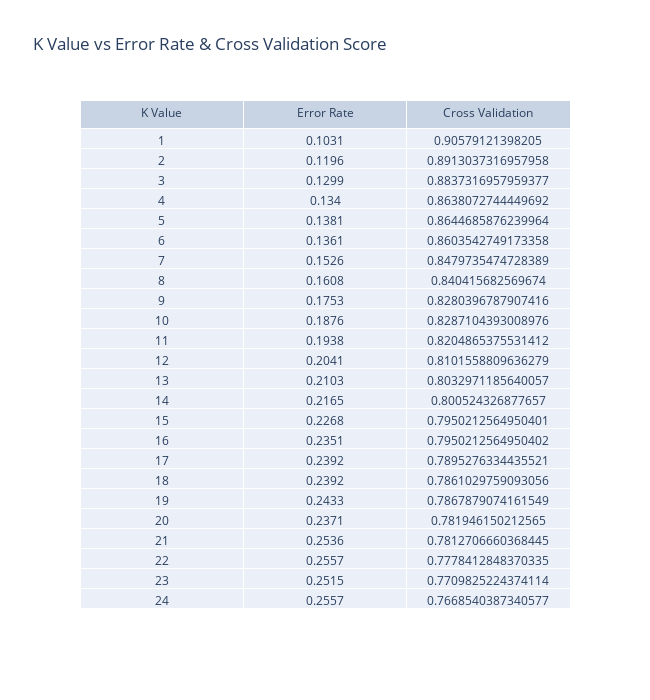

Notebook code for this chart:
### Markdown cell above
#### Training, Testing

### Code cell
X_train,X_test,y_train,y_test = train_test_split(X,y,random_state=42,stratify=y)

# determine n value
consider_n = determine_n_value(X_train,y_train,X_test,y_test)

fig = go.Figure(data=[go.Table(columnwidth=5, header=dict(values=["K Value","Error Rate","Cross Validation"]),
                cells=dict(values=consider_n))
                    ])
fig.update_layout(title="K Value vs Error Rate & Cross Validation Score",width=650,height=700)
fig.show()

### Figure 1 — Plotly figure (JSON) as saved in the notebook; plotly's stock layout.template omitted (floating-point values rounded to 4 significant figures)
{"data": [{"cells": {"values": [[1, 2, 3, 4, 5, 6, 7, 8, 9, 10, 11, 12, 13, 14, 15, 16, 17, 18, 19, 20, 21, 22, 23, 24], [0.1031, 0.1196, 0.1299, 0.134, 0.1381, 0.1361, 0.1526, 0.1608, 0.1753, 0.1876, 0.1938, 0.2041, 0.2103, 0.2165, 0.2268, 0.2351, 0.2392, 0.2392, 0.2433, 0.2371, 0.2536, 0.2557, 0.2515, 0.2557], [0.9058, 0.8913, 0.8837, 0.8638, 0.8645, 0.8604, 0.848, 0.8404, 0.828, 0.8287, 0.8205, 0.8102, 0.8033, 0.8005, 0.795, 0.795, 0.7895, 0.7861, 0.7868, 0.7819, 0.7813, 0.7778, 0.771, 0.7669]]}, "columnwidth": 5, "header": {"values": ["K Value", "Error Rate", "Cross Validation"]}, "type": "table"}], "layout": {"height": 700, "title": {"text": "K Value vs Error Rate & Cross Validation Score"}, "width": 650}}
